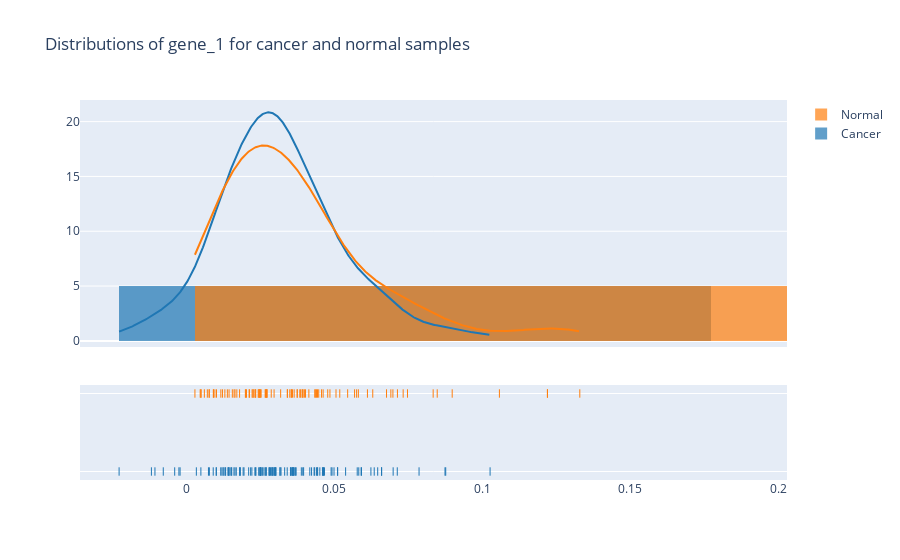

Notebook source saved alongside this figure:
### Markdown cell above
2. Plot distributions of gene_1 for cancer and normal samples:

### Code cell
X = df1.gene_1.to_numpy()
Y = df2.gene_1.to_numpy()
hist_data = [X, Y]
group_labels = ['Cancer', 'Normal']

fig = ff.create_distplot(hist_data, group_labels, bin_size=.2)
fig.update_layout(title_text='Distributions of gene_1 for cancer and normal samples')
fig.show()

### Figure 1 — Plotly figure (JSON) as saved in the notebook; plotly's stock layout.template omitted (floating-point values rounded to 4 significant figures; data arrays with more than 128 entries replaced by an {"elided": "..."} marker saying what was removed)
{"data": [{"histnorm": "probability density", "legendgroup": "Cancer", "marker": {"color": "rgb(31, 119, 180)"}, "name": "Cancer", "opacity": 0.7, "type": "histogram", "x": [0.03324, 0.05108, 0.03612, 0.02965, -0.01058, 0.03936, 0.05383, 0.01014, 0.03887, 0.01648, 0.04173, 0.03582, 0.05919, 0.03548, 0.03685, 0.02108, 0.0169, 0.05906, 0.02904, 0.03528, 0.03201, 0.02691, 0.02896, 0.01611, 0.004937, 0.01438, 0.01414, -0.007766, 0.02447, 0.02344, 0.0352, 0.02815, 0.01817, 0.01801, -0.01178, 0.0293, 0.04439, 0.07128, 0.0195, 0.03614, 0.04617, 0.0303, 0.0302, 0.02217, 0.02318, 0.0341, 0.07864, 0.05115, 0.02791, 0.0874, 0.02822, 0.04635, 0.06467, 0.009104, 0.02175, 0.02493, 0.02847, 0.02495, 0.03585, 0.01536, 0.03168, 0.01205, 0.03711, 0.01014, 0.06237, 0.01164, 0.01272, 0.03003, -0.002091, 0.01315, 0.02489, 0.01522, -0.003907, 0.03006, 0.03165, 0.01244, 0.08765, 0.01824, 0.02626, 0.06349, 0.04338, 0.03618, -0.002485, 0.04669, 0.02553, 0.03964, 0.02512, 0.02894, 0.01329, 0.02704, 0.04512, 0.04232, 0.06601, 0.05775, 0.02581, 0.04991, 0.04892, 0.04424, 0.04403, 0.04924, 0.04601, 0.007806, 0.01416, 0.06989, 0.04628, 0.0267, 0.01441, 0.01921, 0.04318, -0.02269, 0.03665, 0.05827, 0.003406, 0.01481, 0.007496, 0.06595, 0.1026, 0.02351, 0.02519, 0.02974], "xaxis": "x", "xbins": {"end": 0.1026, "size": 0.2, "start": -0.02269}, "yaxis": "y"}, {"histnorm": "probability density", "legendgroup": "Normal", "marker": {"color": "rgb(255, 127, 14)"}, "name": "Normal", "opacity": 0.7, "type": "histogram", "x": [0.025, 0.03497, 0.02324, 0.03546, 0.009166, 0.0287, 0.04779, 0.02011, 0.06981, 0.122, 0.01709, 0.01446, 0.02716, 0.04853, 0.04475, 0.122, 0.04028, 0.06299, 0.01304, 0.02125, 0.02967, 0.02728, 0.1329, 0.03415, 0.04433, 0.02346, 0.03863, 0.009681, 0.07327, 0.01614, 0.0437, 0.0243, 0.07473, 0.01168, 0.03644, 0.03934, 0.03913, 0.04399, 0.03991, 0.03835, 0.02529, 0.02034, 0.06911, 0.05754, 0.05685, 0.1058, 0.08983, 0.04623, 0.07134, 0.08477, 0.02723, 0.02499, 0.05813, 0.004708, 0.02224, 0.05058, 0.01022, 0.03416, 0.03746, 0.01801, 0.0834, 0.01997, 0.0612, 0.006111, 0.02468, 0.0375, 0.02468, 0.06765, 0.0457, 0.01647, 0.004956, 0.0245, 0.05452, 0.03942, 0.02254, 0.04141, 0.03552, 0.02262, 0.0434, 0.05185, 0.02667, 0.007748, 0.02675, 0.01556, 0.01223, 0.007749, 0.004982, 0.009175, 0.01388, 0.007115, 0.03588, 0.002927, 0.03188, 0.02133, 0.02327, 0.02702], "xaxis": "x", "xbins": {"end": 0.1329, "size": 0.2, "start": 0.002927}, "yaxis": "y"}, {"legendgroup": "Cancer", "marker": {"color": "rgb(31, 119, 180)"}, "mode": "lines", "name": "Cancer", "showlegend": false, "type": "scatter", "x": {"elided": "500 float values"}, "xaxis": "x", "y": {"elided": "500 float values"}, "yaxis": "y"}, {"legendgroup": "Normal", "marker": {"color": "rgb(255, 127, 14)"}, "mode": "lines", "name": "Normal", "showlegend": false, "type": "scatter", "x": {"elided": "500 float values"}, "xaxis": "x", "y": {"elided": "500 float values"}, "yaxis": "y"}, {"legendgroup": "Cancer", "marker": {"color": "rgb(31, 119, 180)", "symbol": "line-ns-open"}, "mode": "markers", "name": "Cancer", "showlegend": false, "type": "scatter", "x": [0.03324, 0.05108, 0.03612, 0.02965, -0.01058, 0.03936, 0.05383, 0.01014, 0.03887, 0.01648, 0.04173, 0.03582, 0.05919, 0.03548, 0.03685, 0.02108, 0.0169, 0.05906, 0.02904, 0.03528, 0.03201, 0.02691, 0.02896, 0.01611, 0.004937, 0.01438, 0.01414, -0.007766, 0.02447, 0.02344, 0.0352, 0.02815, 0.01817, 0.01801, -0.01178, 0.0293, 0.04439, 0.07128, 0.0195, 0.03614, 0.04617, 0.0303, 0.0302, 0.02217, 0.02318, 0.0341, 0.07864, 0.05115, 0.02791, 0.0874, 0.02822, 0.04635, 0.06467, 0.009104, 0.02175, 0.02493, 0.02847, 0.02495, 0.03585, 0.01536, 0.03168, 0.01205, 0.03711, 0.01014, 0.06237, 0.01164, 0.01272, 0.03003, -0.002091, 0.01315, 0.02489, 0.01522, -0.003907, 0.03006, 0.03165, 0.01244, 0.08765, 0.01824, 0.02626, 0.06349, 0.04338, 0.03618, -0.002485, 0.04669, 0.02553, 0.03964, 0.02512, 0.02894, 0.01329, 0.02704, 0.04512, 0.04232, 0.06601, 0.05775, 0.02581, 0.04991, 0.04892, 0.04424, 0.04403, 0.04924, 0.04601, 0.007806, 0.01416, 0.06989, 0.04628, 0.0267, 0.01441, 0.01921, 0.04318, -0.02269, 0.03665, 0.05827, 0.003406, 0.01481, 0.007496, 0.06595, 0.1026, 0.02351, 0.02519, 0.02974], "xaxis": "x", "y": ["Cancer", "Cancer", "Cancer", "Cancer", "Cancer", "Cancer", "Cancer", "Cancer", "Cancer", "Cancer", "Cancer", "Cancer", "Cancer", "Cancer", "Cancer", "Cancer", "Cancer", "Cancer", "Cancer", "Cancer", "Cancer", "Cancer", "Cancer", "Cancer", "Cancer", "Cancer", "Cancer", "Cancer", "Cancer", "Cancer", "Cancer", "Cancer", "Cancer", "Cancer", "Cancer", "Cancer", "Cancer", "Cancer", "Cancer", "Cancer", "Cancer", "Cancer", "Cancer", "Cancer", "Cancer", "Cancer", "Cancer", "Cancer", "Cancer", "Cancer", "Cancer", "Cancer", "Cancer", "Cancer", "Cancer", "Cancer", "Cancer", "Cancer", "Cancer", "Cancer", "Cancer", "Cancer", "Cancer", "Cancer", "Cancer", "Cancer", "Cancer", "Cancer", "Cancer", "Cancer", "Cancer", "Cancer", "Cancer", "Cancer", "Cancer", "Cancer", "Cancer", "Cancer", "Cancer", "Cancer", "Cancer", "Cancer", "Cancer", "Cancer", "Cancer", "Cancer", "Cancer", "Cancer", "Cancer", "Cancer", "Cancer", "Cancer", "Cancer", "Cancer", "Cancer", "Cancer", "Cancer", "Cancer", "Cancer", "Cancer", "Cancer", "Cancer", "Cancer", "Cancer", "Cancer", "Cancer", "Cancer", "Cancer", "Cancer", "Cancer", "Cancer", "Cancer", "Cancer", "Cancer", "Cancer", "Cancer", "Cancer", "Cancer", "Cancer", "Cancer"], "yaxis": "y2"}, {"legendgroup": "Normal", "marker": {"color": "rgb(255, 127, 14)", "symbol": "line-ns-open"}, "mode": "markers", "name": "Normal", "showlegend": false, "type": "scatter", "x": [0.025, 0.03497, 0.02324, 0.03546, 0.009166, 0.0287, 0.04779, 0.02011, 0.06981, 0.122, 0.01709, 0.01446, 0.02716, 0.04853, 0.04475, 0.122, 0.04028, 0.06299, 0.01304, 0.02125, 0.02967, 0.02728, 0.1329, 0.03415, 0.04433, 0.02346, 0.03863, 0.009681, 0.07327, 0.01614, 0.0437, 0.0243, 0.07473, 0.01168, 0.03644, 0.03934, 0.03913, 0.04399, 0.03991, 0.03835, 0.02529, 0.02034, 0.06911, 0.05754, 0.05685, 0.1058, 0.08983, 0.04623, 0.07134, 0.08477, 0.02723, 0.02499, 0.05813, 0.004708, 0.02224, 0.05058, 0.01022, 0.03416, 0.03746, 0.01801, 0.0834, 0.01997, 0.0612, 0.006111, 0.02468, 0.0375, 0.02468, 0.06765, 0.0457, 0.01647, 0.004956, 0.0245, 0.05452, 0.03942, 0.02254, 0.04141, 0.03552, 0.02262, 0.0434, 0.05185, 0.02667, 0.007748, 0.02675, 0.01556, 0.01223, 0.007749, 0.004982, 0.009175, 0.01388, 0.007115, 0.03588, 0.002927, 0.03188, 0.02133, 0.02327, 0.02702], "xaxis": "x", "y": ["Normal", "Normal", "Normal", "Normal", "Normal", "Normal", "Normal", "Normal", "Normal", "Normal", "Normal", "Normal", "Normal", "Normal", "Normal", "Normal", "Normal", "Normal", "Normal", "Normal", "Normal", "Normal", "Normal", "Normal", "Normal", "Normal", "Normal", "Normal", "Normal", "Normal", "Normal", "Normal", "Normal", "Normal", "Normal", "Normal", "Normal", "Normal", "Normal", "Normal", "Normal", "Normal", "Normal", "Normal", "Normal", "Normal", "Normal", "Normal", "Normal", "Normal", "Normal", "Normal", "Normal", "Normal", "Normal", "Normal", "Normal", "Normal", "Normal", "Normal", "Normal", "Normal", "Normal", "Normal", "Normal", "Normal", "Normal", "Normal", "Normal", "Normal", "Normal", "Normal", "Normal", "Normal", "Normal", "Normal", "Normal", "Normal", "Normal", "Normal", "Normal", "Normal", "Normal", "Normal", "Normal", "Normal", "Normal", "Normal", "Normal", "Normal", "Normal", "Normal", "Normal", "Normal", "Normal", "Normal"], "yaxis": "y2"}], "layout": {"autosize": true, "barmode": "overlay", "hovermode": "closest", "legend": {"traceorder": "reversed"}, "title": {"text": "Distributions of gene_1 for cancer and normal samples"}, "xaxis": {"anchor": "y2", "autorange": true, "domain": [0, 1], "range": [-0.03558, 0.2029], "type": "linear", "zeroline": false}, "yaxis": {"anchor": "free", "autorange": true, "domain": [0.35, 1], "position": 0, "range": [-0.5575, 21.97], "type": "linear"}, "yaxis2": {"anchor": "x", "autorange": true, "domain": [0, 0.25], "dtick": 1, "range": [-0.1818, 1.182], "showticklabels": false, "type": "category"}}}
